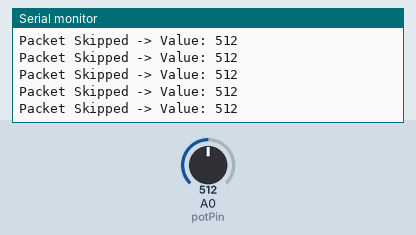
This sketch was run on a simulated Arduino Uno, built with avr-gcc and run on an emulated ATmega328P. Shown: the last lines printed to the serial monitor. Inputs (shaded band) come from the test bench; at power-on: A0 (potPin) = 512.

Above: at 1.2 s.
1.3 s: A0 (potPin) set to 110
At 2.1 s:
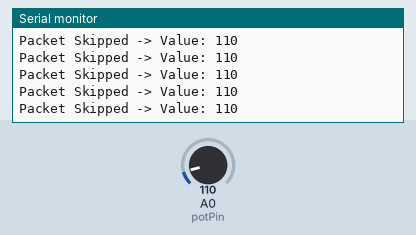
2.8 s: A0 (potPin) set to 90
At 3.5 s:
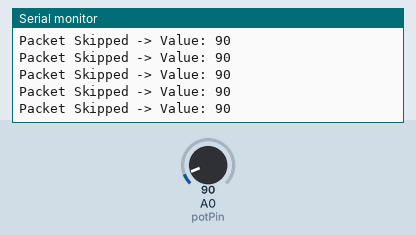
11.8 s: A0 (potPin) set to 8
At 12.8 s:
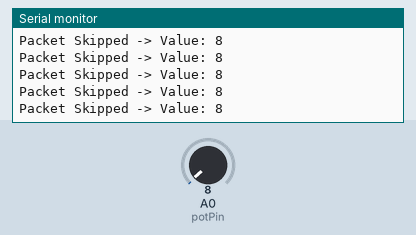
14.8 s: A0 (potPin) set to 11
At 15.4 s:
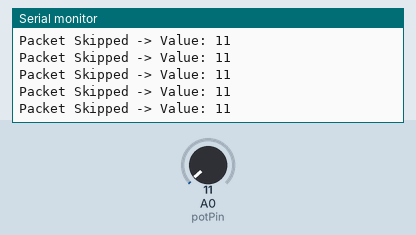
Timing chart, 0 to 17.3 s (numbered marks = the images above; inputs shaded):
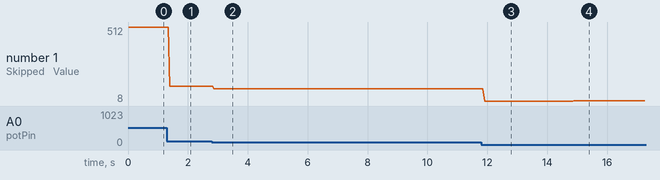

Measured:
- after the input at 1.3 s, the serial monitor: prints a new line after 0.07 s (image 1)
- after the input at 2.8 s, the serial monitor: prints a new line after 0.07 s (image 2)
- after the input at 11.8 s, the serial monitor: prints a new line after 0.09 s (image 3)
- after the input at 14.8 s, the serial monitor: prints a new line after 0.08 s (image 4)
- plotted number 1: 512 → 110 after the input at 1.3 s, 110 → 90 after the input at 2.8 s, 90 → 8 after the input at 11.8 s, 8 → 11 after the input at 14.8 s

The sketch:

transmitter.ino
```cpp
#include <SoftwareSerial.h>

SoftwareSerial mySerial(10, 11);

int potPin = A0;
int lastVal = 0;
int threshold = 50;

// 👉 CHANGE THIS ONLY
bool graphMode =false;   // true = Plotter, false = Monitor

void setup() {
  Serial.begin(9600);
  mySerial.begin(9600);
}

void loop() {
  int currentVal = analogRead(potPin);
  int outputVal = 0;

  if (abs(currentVal - lastVal) > threshold) {
    // Send packet
    mySerial.write(0xFF);
    mySerial.write(highByte(currentVal));
    mySerial.write(lowByte(currentVal));

    outputVal = currentVal;
    lastVal = currentVal;

    // 👉 Serial Monitor output
    if (!graphMode) {
      Serial.print("Packet Sent -> Value: ");
      Serial.println(currentVal);
    }
  }
  else {
    outputVal = 0;

    // 👉 Serial Monitor output
    if (!graphMode) {
      Serial.print("Packet Skipped -> Value: ");
      Serial.println(currentVal);
    }
  }

  // 👉 Serial Plotter output (ONLY graph data)
  if (graphMode) {

  Serial.print("Input:");
  Serial.print(currentVal);
  Serial.print(" ");

  Serial.print("Threshold:");
  Serial.print(threshold);
  Serial.print(" ");

  Serial.print("Output:");
  Serial.println(outputVal);

  delay(100);  // Smooth graph
  }
  }
```
